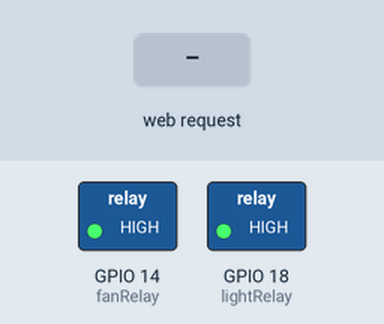
Bench run of a sketch on a simulated ESP32. Shown: switched loads named in the sketch (green lamp = pin HIGH). The test bench sets the inputs (shaded band). WiFi joins after 1.5 s; servers stay silent unless stated; what the sketch prints to the serial monitor is not drawn.

Above: at 2.7 s.
2.8 s: HTTP request GET /light/on received
At 3.2 s:
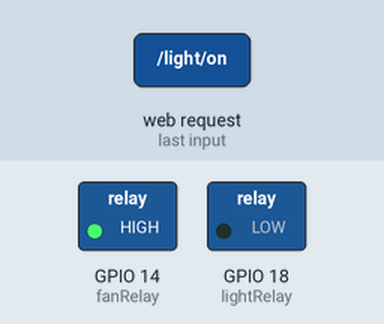
4.3 s: HTTP request GET /fan/on received
At 5.5 s:
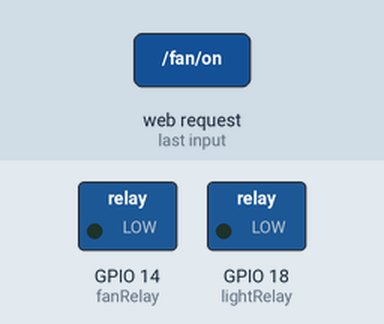
5.8 s: HTTP request GET /light/off received
At 6.6 s:
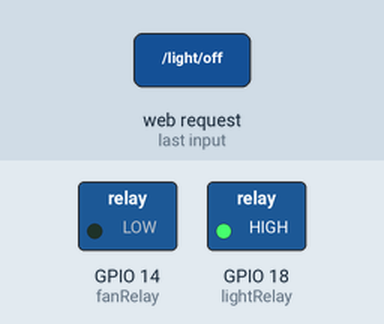
Timing chart, 0 to 8.8 s (numbered marks = the images above; inputs shaded):
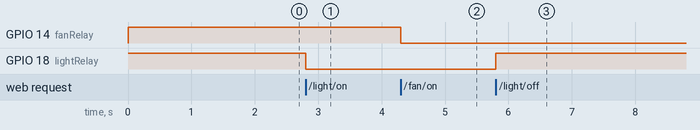

Measured:
- after the input at 2.8 s, GPIO 18 (lightRelay): HIGH → LOW at once
- after the input at 4.3 s, GPIO 14 (fanRelay): HIGH → LOW at once
- after the input at 5.8 s, GPIO 18 (lightRelay): LOW → HIGH at once

The sketch:

sketch_oct28g.ino
```cpp
#include <WiFi.h>
#include <WebServer.h>

// ✅ WiFi credentials
const char* ssid = "vivo T3x 5G";
const char* password = "VaiLa2003@";

// ✅ Relay pin setup
const int lightRelay = 18;   // IN1 → Bulb
const int fanRelay   = 14;  // IN2 → Fan

WebServer server(80);

// ========== HANDLERS ==========

// Root route
void handleRoot() {
  server.send(200, "text/plain", "ESP32 Smart Control Server Running");
}

// Light ON/OFF
void handleLightOn() {
  digitalWrite(lightRelay, LOW);   // Active LOW relay: LOW = ON
  server.send(200, "text/plain", "Light ON");
  Serial.println("Light turned ON");
}
void handleLightOff() {
  digitalWrite(lightRelay, HIGH);  // HIGH = OFF
  server.send(200, "text/plain", "Light OFF");
  Serial.println("Light turned OFF");
}

// Fan ON/OFF
void handleFanOn() {
  digitalWrite(fanRelay, LOW);
  server.send(200, "text/plain", "Fan ON");
  Serial.println("Fan turned ON");
}
void handleFanOff() {
  digitalWrite(fanRelay, HIGH);
  server.send(200, "text/plain", "Fan OFF");
  Serial.println("Fan turned OFF");
}

// ========== SETUP ==========
void setup() {
  Serial.begin(115200);

  pinMode(lightRelay, OUTPUT);
  pinMode(fanRelay, OUTPUT);

  digitalWrite(lightRelay, HIGH);  // Keep OFF initially
  digitalWrite(fanRelay, HIGH);

  Serial.print("Connecting to WiFi ");
  WiFi.begin(ssid, password);
  while (WiFi.status() != WL_CONNECTED) {
    delay(500);
    Serial.print(".");
  }
  Serial.println();
  Serial.print("Connected! ESP32 IP: ");
  Serial.println(WiFi.localIP());

  // Routes
  server.on("/", handleRoot);
  server.on("/light/on", handleLightOn);
  server.on("/light/off", handleLightOff);
  server.on("/fan/on", handleFanOn);
  server.on("/fan/off", handleFanOff);

  server.begin();
  Serial.println("HTTP server started");
}

// ========== LOOP ==========
void loop() {
  server.handleClient();
}
```
